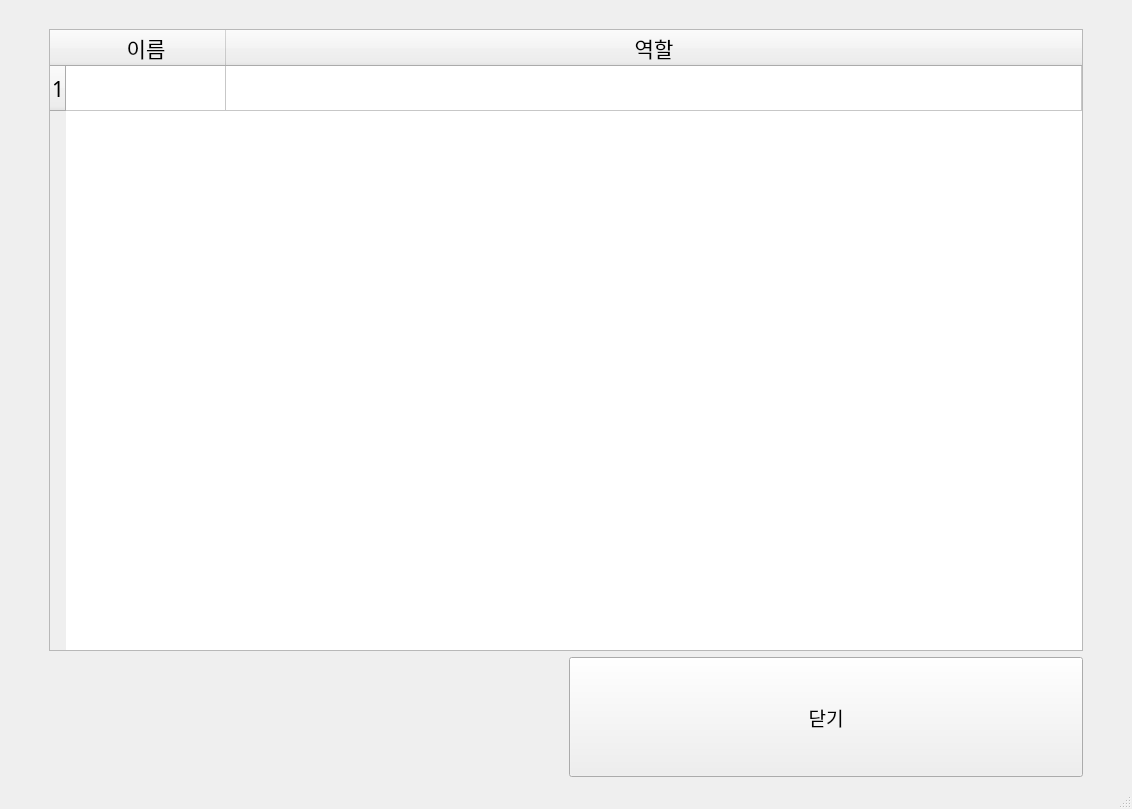
<?xml version="1.0" encoding="UTF-8"?>
<ui version="4.0">
 <class>MainWindow</class>
 <widget class="QMainWindow" name="MainWindow">
  <property name="geometry">
   <rect>
    <x>0</x>
    <y>0</y>
    <width>1132</width>
    <height>809</height>
   </rect>
  </property>
  <property name="font">
   <font>
    <family>맑은 고딕</family>
    <pointsize>10</pointsize>
   </font>
  </property>
  <property name="windowTitle">
   <string>학급랜덤추첨기 - 배정현황</string>
  </property>
  <widget class="QWidget" name="centralwidget">
   <layout class="QGridLayout" name="gridLayout_2">
    <item row="0" column="0">
     <layout class="QGridLayout" name="gridLayout">
      <item row="3" column="0">
       <spacer name="verticalSpacer_3">
        <property name="orientation">
         <enum>Qt::Vertical</enum>
        </property>
        <property name="sizeType">
         <enum>QSizePolicy::Minimum</enum>
        </property>
        <property name="sizeHint" stdset="0">
         <size>
          <width>20</width>
          <height>40</height>
         </size>
        </property>
       </spacer>
      </item>
      <item row="0" column="0">
       <spacer name="horizontalSpacer">
        <property name="orientation">
         <enum>Qt::Horizontal</enum>
        </property>
        <property name="sizeType">
         <enum>QSizePolicy::Maximum</enum>
        </property>
        <property name="sizeHint" stdset="0">
         <size>
          <width>40</width>
          <height>20</height>
         </size>
        </property>
       </spacer>
      </item>
      <item row="5" column="0">
       <spacer name="verticalSpacer_4">
        <property name="orientation">
         <enum>Qt::Vertical</enum>
        </property>
        <property name="sizeType">
         <enum>QSizePolicy::Minimum</enum>
        </property>
        <property name="sizeHint" stdset="0">
         <size>
          <width>20</width>
          <height>40</height>
         </size>
        </property>
       </spacer>
      </item>
      <item row="0" column="4">
       <spacer name="horizontalSpacer_2">
        <property name="orientation">
         <enum>Qt::Horizontal</enum>
        </property>
        <property name="sizeType">
         <enum>QSizePolicy::Maximum</enum>
        </property>
        <property name="sizeHint" stdset="0">
         <size>
          <width>40</width>
          <height>20</height>
         </size>
        </property>
       </spacer>
      </item>
      <item row="2" column="0">
       <spacer name="verticalSpacer_2">
        <property name="orientation">
         <enum>Qt::Vertical</enum>
        </property>
        <property name="sizeType">
         <enum>QSizePolicy::Minimum</enum>
        </property>
        <property name="sizeHint" stdset="0">
         <size>
          <width>20</width>
          <height>40</height>
         </size>
        </property>
       </spacer>
      </item>
      <item row="0" column="2">
       <spacer name="horizontalSpacer_6">
        <property name="orientation">
         <enum>Qt::Horizontal</enum>
        </property>
        <property name="sizeHint" stdset="0">
         <size>
          <width>40</width>
          <height>20</height>
         </size>
        </property>
       </spacer>
      </item>
      <item row="4" column="0">
       <spacer name="verticalSpacer_5">
        <property name="orientation">
         <enum>Qt::Vertical</enum>
        </property>
        <property name="sizeType">
         <enum>QSizePolicy::Minimum</enum>
        </property>
        <property name="sizeHint" stdset="0">
         <size>
          <width>20</width>
          <height>40</height>
         </size>
        </property>
       </spacer>
      </item>
      <item row="6" column="0">
       <spacer name="verticalSpacer_6">
        <property name="orientation">
         <enum>Qt::Vertical</enum>
        </property>
        <property name="sizeType">
         <enum>QSizePolicy::Minimum</enum>
        </property>
        <property name="sizeHint" stdset="0">
         <size>
          <width>20</width>
          <height>40</height>
         </size>
        </property>
       </spacer>
      </item>
      <item row="1" column="0">
       <spacer name="verticalSpacer_9">
        <property name="orientation">
         <enum>Qt::Vertical</enum>
        </property>
        <property name="sizeType">
         <enum>QSizePolicy::Minimum</enum>
        </property>
        <property name="sizeHint" stdset="0">
         <size>
          <width>20</width>
          <height>40</height>
         </size>
        </property>
       </spacer>
      </item>
      <item row="6" column="2">
       <widget class="QPushButton" name="Close_Btn">
        <property name="sizePolicy">
         <sizepolicy hsizetype="Minimum" vsizetype="Minimum">
          <horstretch>0</horstretch>
          <verstretch>0</verstretch>
         </sizepolicy>
        </property>
        <property name="font">
         <font>
          <family>나눔스퀘어라운드 Regular</family>
          <pointsize>14</pointsize>
         </font>
        </property>
        <property name="text">
         <string>닫기</string>
        </property>
       </widget>
      </item>
      <item row="0" column="1">
       <spacer name="horizontalSpacer_5">
        <property name="orientation">
         <enum>Qt::Horizontal</enum>
        </property>
        <property name="sizeHint" stdset="0">
         <size>
          <width>40</width>
          <height>20</height>
         </size>
        </property>
       </spacer>
      </item>
      <item row="1" column="1" rowspan="5" colspan="2">
       <widget class="QTableWidget" name="Member_Table">
        <property name="sizePolicy">
         <sizepolicy hsizetype="Minimum" vsizetype="MinimumExpanding">
          <horstretch>0</horstretch>
          <verstretch>0</verstretch>
         </sizepolicy>
        </property>
        <property name="font">
         <font>
          <family>나눔스퀘어라운드 Regular</family>
          <pointsize>16</pointsize>
         </font>
        </property>
        <property name="frameShadow">
         <enum>QFrame::Sunken</enum>
        </property>
        <property name="editTriggers">
         <set>QAbstractItemView::NoEditTriggers</set>
        </property>
        <property name="tabKeyNavigation">
         <bool>false</bool>
        </property>
        <property name="showDropIndicator" stdset="0">
         <bool>false</bool>
        </property>
        <property name="dragDropOverwriteMode">
         <bool>false</bool>
        </property>
        <property name="selectionMode">
         <enum>QAbstractItemView::NoSelection</enum>
        </property>
        <property name="selectionBehavior">
         <enum>QAbstractItemView::SelectItems</enum>
        </property>
        <property name="textElideMode">
         <enum>Qt::ElideRight</enum>
        </property>
        <property name="gridStyle">
         <enum>Qt::SolidLine</enum>
        </property>
        <property name="wordWrap">
         <bool>false</bool>
        </property>
        <property name="cornerButtonEnabled">
         <bool>false</bool>
        </property>
        <attribute name="horizontalHeaderDefaultSectionSize">
         <number>160</number>
        </attribute>
        <attribute name="horizontalHeaderHighlightSections">
         <bool>false</bool>
        </attribute>
        <attribute name="horizontalHeaderStretchLastSection">
         <bool>true</bool>
        </attribute>
        <attribute name="verticalHeaderDefaultSectionSize">
         <number>45</number>
        </attribute>
        <attribute name="verticalHeaderHighlightSections">
         <bool>false</bool>
        </attribute>
        <row/>
        <column>
         <property name="text">
          <string>이름</string>
         </property>
         <property name="font">
          <font>
           <family>나눔스퀘어라운드 Bold</family>
           <pointsize>16</pointsize>
           <weight>50</weight>
           <bold>false</bold>
          </font>
         </property>
         <property name="textAlignment">
          <set>AlignCenter</set>
         </property>
        </column>
        <column>
         <property name="text">
          <string>역할</string>
         </property>
         <property name="font">
          <font>
           <family>나눔스퀘어라운드 Bold</family>
           <pointsize>16</pointsize>
           <weight>50</weight>
           <bold>false</bold>
          </font>
         </property>
         <property name="textAlignment">
          <set>AlignCenter</set>
         </property>
        </column>
        <item row="0" column="1">
         <property name="text">
          <string/>
         </property>
         <property name="font">
          <font>
           <family>나눔스퀘어라운드 Regular</family>
          </font>
         </property>
        </item>
       </widget>
      </item>
     </layout>
    </item>
   </layout>
  </widget>
  <widget class="QStatusBar" name="statusbar"/>
 </widget>
 <resources/>
 <connections/>
</ui>
